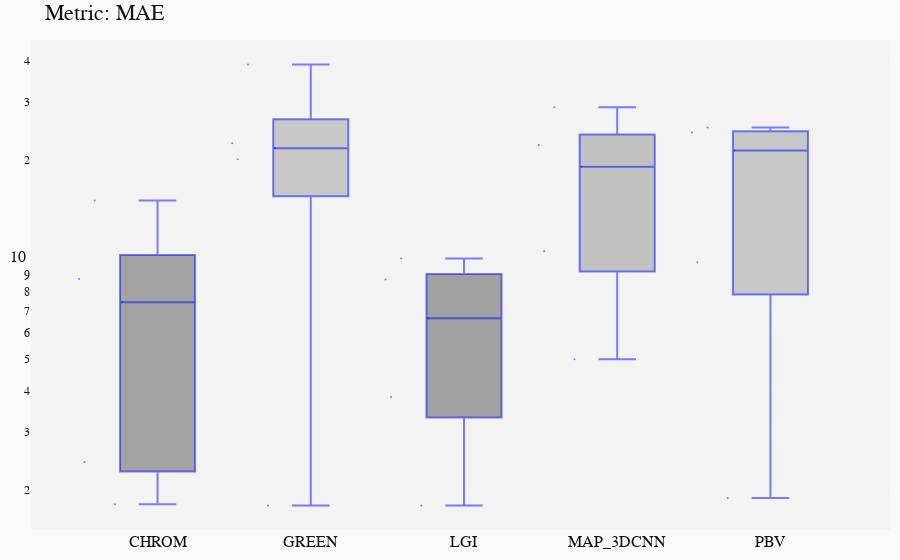
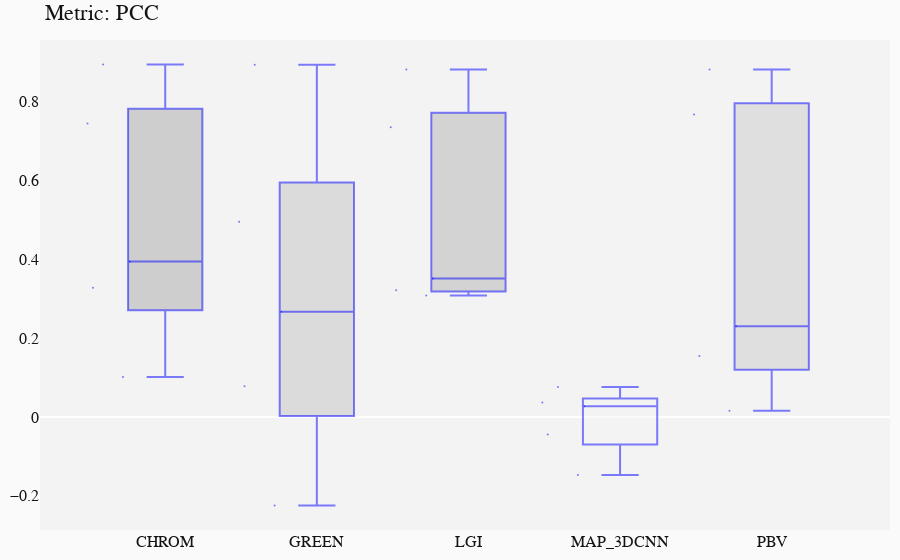
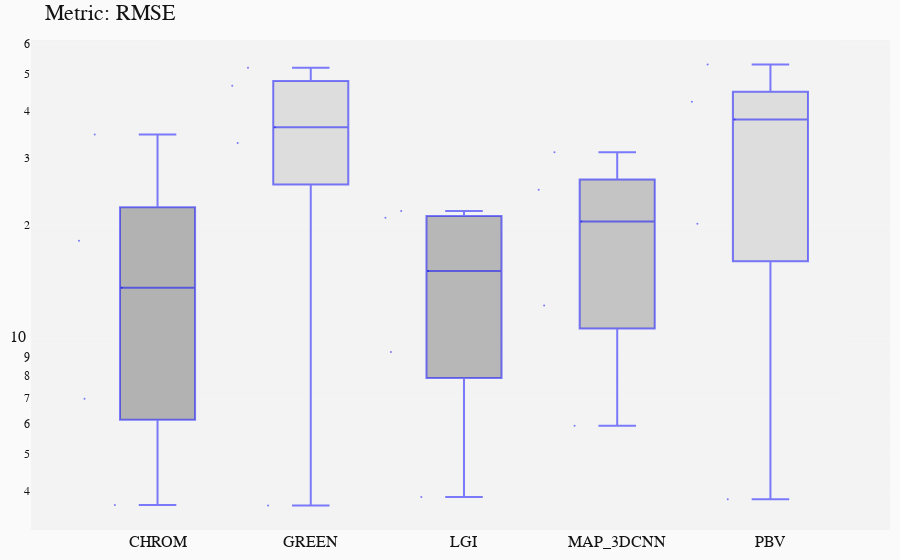

The notebook cell saved with these charts, in order:
### Markdown cell above
# Display of graphs comparing methods

MAE : Mean Absolute Error

PCC : Pearson Correlation Coefficient

RMSE : Root Mean Squared Error

### Code cell
filename = "./testResults.h5"
# -- object for statistical testing 
st = StatAnalysis(filename)

# -- box plot statistics (medians)
st.displayBoxPlot(metric='MAE',scale='log')
st.displayBoxPlot(metric='PCC')
st.displayBoxPlot(metric='RMSE')

### Figure 1 — Plotly figure (JSON) as saved in the notebook; plotly's stock layout.template omitted (floating-point values rounded to 4 significant figures)
{"data": [{"boxpoints": "all", "fillcolor": "rgba(85,85,85,0.5)", "jitter": 0.7, "line": {"color": "rgba(0,0,255,0.5)", "width": 2}, "marker": {"size": 2}, "name": "CHROM", "type": "box", "y": [1.811, 15.1, 7.419, 2.431, 8.726]}, {"boxpoints": "all", "fillcolor": "rgba(155,155,155,0.5)", "jitter": 0.7, "line": {"color": "rgba(0,0,255,0.5)", "width": 2}, "marker": {"size": 2}, "name": "GREEN", "type": "box", "y": [1.795, 22.52, 39.02, 21.74, 20.14]}, {"boxpoints": "all", "fillcolor": "rgba(80,80,80,0.5)", "jitter": 0.7, "line": {"color": "rgba(0,0,255,0.5)", "width": 2}, "marker": {"size": 2}, "name": "LGI", "type": "box", "y": [1.795, 6.639, 8.693, 3.826, 10.08]}, {"boxpoints": "all", "fillcolor": "rgba(145,145,145,0.5)", "jitter": 0.7, "line": {"color": "rgba(0,0,255,0.5)", "width": 2}, "marker": {"size": 2}, "name": "MAP_3DCNN", "type": "box", "y": [19.1, 28.97, 10.6, 4.982, 22.24]}, {"boxpoints": "all", "fillcolor": "rgba(155,155,155,0.5)", "jitter": 0.7, "line": {"color": "rgba(0,0,255,0.5)", "width": 2}, "marker": {"size": 2}, "name": "PBV", "type": "box", "y": [1.892, 21.39, 25.12, 24.28, 9.809]}], "layout": {"font": {"color": "rgb(20,20,20)", "family": "monospace", "size": 16}, "margin": {"b": 20, "l": 20, "r": 10, "t": 40}, "paper_bgcolor": "rgb(250, 250, 250)", "plot_bgcolor": "rgb(243, 243, 243)", "showlegend": false, "title": {"text": "Metric: MAE"}, "xaxis": {"type": "category"}, "yaxis": {"autorange": true, "gridcolor": "rgb(255,255,255)", "gridwidth": 0.1, "showgrid": true, "title": {"font": {"size": 30}}, "type": "log", "zeroline": true, "zerolinewidth": 2}}}

### Figure 2 — Plotly figure (JSON) as saved in the notebook; plotly's stock layout.template omitted (floating-point values rounded to 4 significant figures)
{"data": [{"boxpoints": "all", "fillcolor": "rgba(170,170,170,0.5)", "jitter": 0.7, "line": {"color": "rgba(0,0,255,0.5)", "width": 2}, "marker": {"size": 2}, "name": "CHROM", "type": "box", "y": [0.8949, 0.1015, 0.328, 0.3951, 0.745]}, {"boxpoints": "all", "fillcolor": "rgba(196,196,196,0.5)", "jitter": 0.7, "line": {"color": "rgba(0,0,255,0.5)", "width": 2}, "marker": {"size": 2}, "name": "GREEN", "type": "box", "y": [0.8944, 0.2675, 0.0784, -0.2245, 0.4958]}, {"boxpoints": "all", "fillcolor": "rgba(179,179,179,0.5)", "jitter": 0.7, "line": {"color": "rgba(0,0,255,0.5)", "width": 2}, "marker": {"size": 2}, "name": "LGI", "type": "box", "y": [0.8825, 0.3514, 0.3218, 0.3085, 0.7357]}, {"boxpoints": "all", "fillcolor": "rgba(244,244,244,0.5)", "jitter": 0.7, "line": {"color": "rgba(0,0,255,0.5)", "width": 2}, "marker": {"size": 2}, "name": "MAP_3DCNN", "type": "box", "y": [0.03693, 0.02761, -0.044, -0.1469, 0.07628]}, {"boxpoints": "all", "fillcolor": "rgba(203,203,203,0.5)", "jitter": 0.7, "line": {"color": "rgba(0,0,255,0.5)", "width": 2}, "marker": {"size": 2}, "name": "PBV", "type": "box", "y": [0.8822, 0.2303, 0.1547, 0.01585, 0.7677]}], "layout": {"font": {"color": "rgb(20,20,20)", "family": "monospace", "size": 16}, "margin": {"b": 20, "l": 20, "r": 10, "t": 40}, "paper_bgcolor": "rgb(250, 250, 250)", "plot_bgcolor": "rgb(243, 243, 243)", "showlegend": false, "title": {"text": "Metric: PCC"}, "xaxis": {"type": "category"}, "yaxis": {"autorange": true, "gridcolor": "rgb(255,255,255)", "gridwidth": 0.1, "showgrid": true, "title": {"font": {"size": 30}}, "type": "linear", "zeroline": true, "zerolinewidth": 2}}}

### Figure 3 — Plotly figure (JSON) as saved in the notebook; plotly's stock layout.template omitted (floating-point values rounded to 4 significant figures)
{"data": [{"boxpoints": "all", "fillcolor": "rgba(115,115,115,0.5)", "jitter": 0.7, "line": {"color": "rgba(0,0,255,0.5)", "width": 2}, "marker": {"size": 2}, "name": "CHROM", "type": "box", "y": [3.659, 34.62, 13.68, 6.971, 18.18]}, {"boxpoints": "all", "fillcolor": "rgba(200,200,200,0.5)", "jitter": 0.7, "line": {"color": "rgba(0,0,255,0.5)", "width": 2}, "marker": {"size": 2}, "name": "GREEN", "type": "box", "y": [3.65, 36.18, 51.92, 46.51, 32.89]}, {"boxpoints": "all", "fillcolor": "rgba(125,125,125,0.5)", "jitter": 0.7, "line": {"color": "rgba(0,0,255,0.5)", "width": 2}, "marker": {"size": 2}, "name": "LGI", "type": "box", "y": [3.842, 21.76, 15.14, 9.26, 20.9]}, {"boxpoints": "all", "fillcolor": "rgba(150,150,150,0.5)", "jitter": 0.7, "line": {"color": "rgba(0,0,255,0.5)", "width": 2}, "marker": {"size": 2}, "name": "MAP_3DCNN", "type": "box", "y": [20.44, 31.09, 12.27, 5.917, 24.77]}, {"boxpoints": "all", "fillcolor": "rgba(200,200,200,0.5)", "jitter": 0.7, "line": {"color": "rgba(0,0,255,0.5)", "width": 2}, "marker": {"size": 2}, "name": "PBV", "type": "box", "y": [3.792, 37.9, 42.21, 52.94, 20.14]}], "layout": {"font": {"color": "rgb(20,20,20)", "family": "monospace", "size": 16}, "margin": {"b": 20, "l": 20, "r": 10, "t": 40}, "paper_bgcolor": "rgb(250, 250, 250)", "plot_bgcolor": "rgb(243, 243, 243)", "showlegend": false, "title": {"text": "Metric: RMSE"}, "xaxis": {"type": "category"}, "yaxis": {"autorange": true, "gridcolor": "rgb(255,255,255)", "gridwidth": 0.1, "showgrid": true, "title": {"font": {"size": 30}}, "type": "log", "zeroline": true, "zerolinewidth": 2}}}
